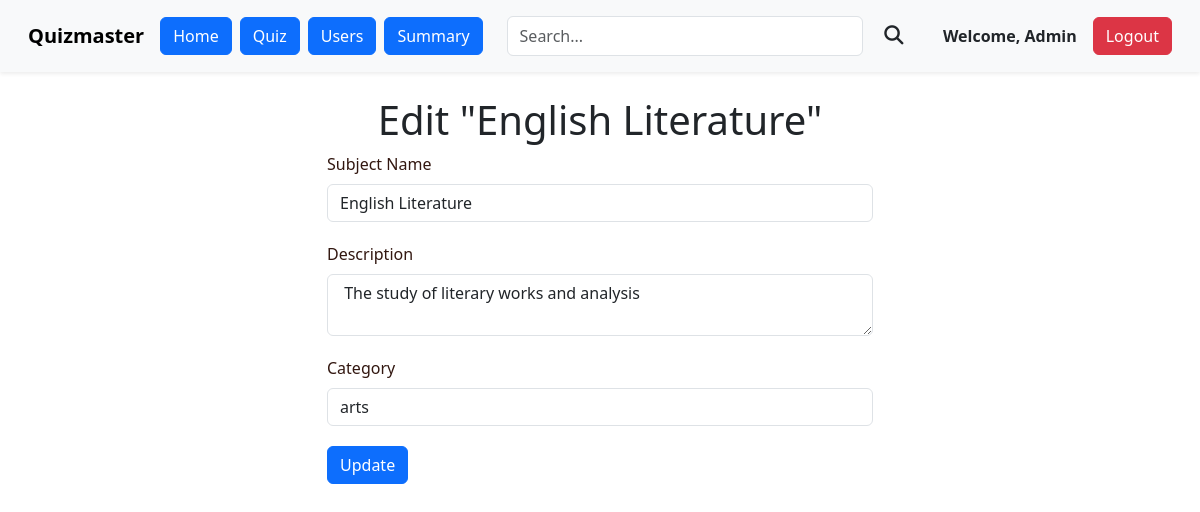
The page /admin/manage_subject/4 (signed in) on the database as committed earlier.
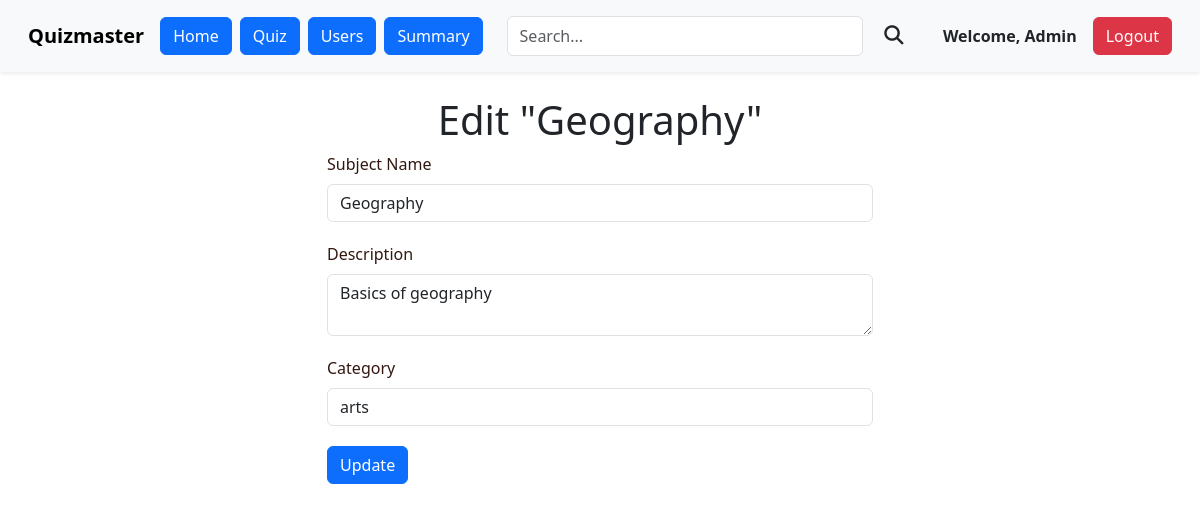
The same page on the database as committed later.
### models.py (models this page shows)
class Subject(db.Model):
    id=db.Column(db.Integer, primary_key=True)
    name=db.Column(db.String(32), unique=True)
    Description=db.Column(db.String(256), nullable=False)
    category=db.Column(db.String(32), nullable=True)
    chapters = db.relationship('Chapter', backref='subject', lazy=True)
    quizzes = db.relationship('Quiz', backref='subject', lazy=True)

### routes.py (the view, shortened to what this page needs)
@app.route('/admin/manage_subject/<int:subject_id>', methods=['GET', 'POST'])
@admin_required
@auth_required
def edit_subject(subject_id):
    subject = Subject.query.get_or_404(subject_id)
    usage = 'edit'
    return render_template('admin/manage_subject.html', subject=subject, usage='edit')

### routes.py (called while the page is built)
def auth_required(f):
    @wraps(f)
    def inner(*args, **kwargs):
        if 'user_id' not in session:
            flash('please login to continue')
            return redirect(url_for('login'))
        return f(*args, **kwargs)
    return inner

def admin_required(f):
    @wraps(f)
    def inner(*args, **kwargs):
        if 'user_id' not in session:
            flash('please login to continue')
            return redirect(url_for('login'))
        user=User.query.get(session['user_id'])
        if user.is_admin!=True:
            flash('You are not authorized to view this page')
            return redirect(url_for('index'))
        return f(*args, **kwargs)
    return inner

### templates/admin/manage_subject.html (shortened to what this page needs)
{% extends 'admin/admin_layout.html' %}
{% block content %}
    {% if usage == 'add' %}
    <div class="container">
        <h1>Add Subject</h1>
        <form action="" class="form" method="post">
            <div class="form-group" id="subject">
                <label for="subject" class="form-label">Subject Name</label>
                <input type="text" name="subject_name" required class="form-control">
            </div>
            <div class="form-group">
                <label for="description" class="form-label">Description</label>
                <textarea name="description" required class="form-control"></textarea>
            </div>
            <div class="form-group">
                <label for="status" class="form-label">Category</label>
                <input type="text" name="category" required class="form-control">
            </div>
            <div class="form-group">
                <button type="submit" class="btn btn-primary">Add</button>
            </div>
        </form>
    </div>
    {% elif usage == 'edit' %}
    <div class="container">
        <h1>Edit "{{subject.name}}" </h1>
        <form action="" class="form" method="post">
            <div class="form-group" id="subject">
                <label for="subject" class="form-label">Subject Name</label>
                <input type="text" name="subject_name" required class="form-control" value="{{ subject.name }}">
            </div>
            <div class="form-group">
                <label for="description" class="form-label">Description</label>
                <textarea name="description" required class="form-control">{{ subject.Description }}</textarea>
            </div>
            <div class="form-group">
                <label for="status" class="form-label">Category</label>
                <input type="text" name="category" required class="form-control" value="{{ subject.category }}">
            </div>
            <div class="form-group">
                <button type="submit" class="btn btn-primary">Update</button>
            </div>
        </form>
    </div>
    {% endif %}
{% endblock %}

Rows that differ between the two databases and show on the page:
changed Subject "arts": name "English Literature" → "Geography"; subject_name "English Literature" → "Geography"; description "The study of literary works and analysis" → "Basics of geography"
